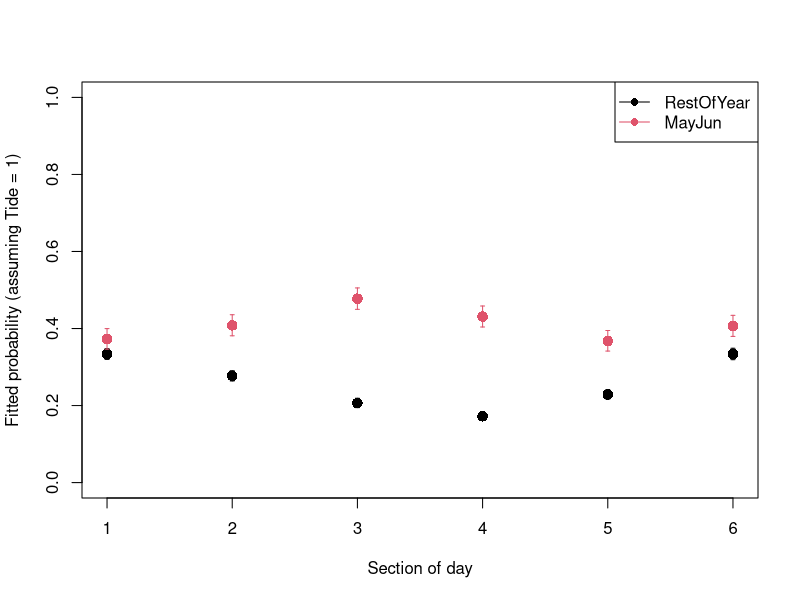

Generate this figure with R:
## ----Q2, eval=TRUE, echo=TRUE, results=TRUE, collapse=FALSE---------------------------------------------

dat<- read.csv("./data/dolphin.csv", stringsAsFactors= TRUE)

# re-ordering factor levels for convenience:
dat$Per2<- factor(dat$Per2, levels= c("RestOfYear", "MayJun"))
# (making "RestOfYear" the reference level)
dat$Per4<- factor(dat$Per4, levels= c("RestOfYear", "MayJun1", "MayJun2", "MayJun3"))
dat$Time6<- factor(dat$Time6, levels= c("MNight", "AM1", "AM2", "MDay", "PM1", "PM2"))
# reordering chronologically

str(dat)


## ----Q3, eval=SOLUTIONS, echo=SOLUTIONS, results=SOLUTIONS, collapse=TRUE-------------------------------
## # count observations per year/month combination and represent as mosaicplot
## plot(table(dat$year, dat$mon))
## # CPOD failure in Feb-April 2012 and Dec 2012-March 2013
## 
## plot(table(dat$mh))
## # fairly even representation of hours
## # (that's on the random sample; Almost perfectly balanced on the full dataset)
## 
## plot(table(dat$Tide4, dat$mh))
## # even representation of tides
## # time of day and tidal phase not independent (but not a linear correlation)
## 
## # presence in relation to time of day
## plot(tapply(dat$presence, list(dat$mh), mean), type= "l", ylim= c(0, 1),
## 		 xlab= "time of day", ylab= "proportion of hours present")
## 
## # are seasonal patterns similar between years?
## matplot(tapply(dat$presence, list(dat$mon, dat$year), mean), type= "l",
## 				ylim= c(0, 1), xlab= "month", ylab= "proportion of hours present")
## 
## # Presence in relation to tide
## plot(tapply(dat$presence, list(dat$Tide4), mean), type= "b", ylim= c(0, 1),
##      xlab= "tidal phase",
## 		 ylab= "proportion of hours present")
## 
## matplot(tapply(dat$presence, list(dat$mon, dat$Tide4), mean), type= "l",
##        ylim= c(0, 1),
## 			 xlab= "month", ylab= "proportion of hours present", lty= 1)
## # no change in pattern of tide use across seasons
## 
## # Seasonal variation in diel pattern
## matplot(tapply(dat$presence, list(dat$mon, dat$Time6), mean), type= "l",
##         ylim= c(0, 1),
## 				xlab= "month", ylab= "proportion of hours present", lty= 1)
## # stronger diel pattern in later part of the year
## 
## # Variation in diel pattern between May-June (red) and the rest of the year
## matplot(tapply(dat$presence, list(dat$mh, dat$Per2), mean), type= "l",
##         ylim= c(0, 1),
## 				xlab= "time of day", ylab= "proportion of hours present", lty= 1)
## # less nocturnal in spring?
## 
## # with more categories in spring
## matplot(tapply(dat$presence, list(dat$mh, dat$Per4), mean), type= "l",
##         ylim= c(0, 1),
## 				xlab= "time of day", ylab= "proportion of hours present", lty= 1)
## # no obvious systematic difference between the 3 portions of May-June
## 


## ----Q4, eval=TRUE, echo=SOLUTIONS, results=SOLUTIONS, collapse=TRUE------------------------------------
PA1<- glm(presence ~ tideangle_deg + mh + julianday + tideangle_deg:mh +
					mh:julianday + tideangle_deg:julianday, family= binomial, data= dat)


## ----Q5, eval=TRUE, echo=SOLUTIONS, results=SOLUTIONS, collapse=TRUE------------------------------------
summary(PA1)

# Model description:
# presence ~ Bernoulli(p)  or presence ~ Binomial(N= 1, p)
# log(p / (1-p)) = 
#       -1.04*(Intercept) + -0.0018*tideangle_deg - 0.0028*mh 
#       + 0.0015*julianday - 0.00010*tideangle_deg*mh 
#       + 3.63e-07*tideangle_deg*julianday + 5.48e-05*mh*julianday 

# "(Intercept)" general intercept
# "tideangle_deg" main effect of tide angle
# "mh" main effect of time of day
# "julianday" main effect of day of year
# "tideangle_deg:mh" does effect of tide angle change with time of day?
# "tideangle_deg:julianday" does effect of tide angle change with day of year?
# "mh:julianday" does effect of time of day change with day of year?



## ----Q6, eval=TRUE, echo=SOLUTIONS, results=SOLUTIONS, collapse=TRUE------------------------------------
drop1(PA1, test= "Chisq")
# drop tideangle_deg:julianday

PA2<- update(PA1, . ~ . - tideangle_deg:julianday)
drop1(PA2, test= "Chisq")
# drop mh:julianday

PA3<- update(PA2, . ~ . - mh:julianday)
drop1(PA3, test= "Chisq")
# nothing left to drop.

# writing final model in full for clarity:
PA4<- glm(presence ~ tideangle_deg + mh + julianday + tideangle_deg:mh, 
          family= binomial, data= dat)

summary(PA4)


## ----Q7a, eval=SOLUTIONS, echo=TRUE, results=SOLUTIONS, collapse=TRUE-----------------------------------
## library(car)
## vif(PA4)
## # High for terms involved in the interaction, as expected. No concern.
## 
## par(mfrow= c(2, 2))
## plot(PA4, col= dat$presence + 1) # red is presence, black is absence
## # Not very useful statistical art. Not worth framing either.
## 
## # plot against predictors:
## res4.p<- resid(PA4, type= "pearson")
## 
## par(mfrow= c(2, 2))
## plot(res4.p ~ dat$tideangle_deg, col= dat$presence + 1)
## 
## plot(res4.p ~ dat$mh, col= dat$presence + 1)
## 
## plot(res4.p ~ dat$julianday, col= dat$presence + 1)
## 
## # Can't see anything useful.
## 
## # Use arm if you can:
## library(arm)
## par(mfrow= c(2, 2))
## binnedplot(x= dat$tideangle_deg, y= res4.p, xlab= "Tide angle", nclass= 100)
## binnedplot(x= dat$mh, y= res4.p, xlab= "hour")
## binnedplot(x= dat$julianday, y= res4.p, xlab= "Day of the year", nclass= 100)


## ----Q7b, eval=SOLUTIONS, echo=SOLUTIONS, results=SOLUTIONS, collapse=TRUE------------------------------
## # clearly some unwanted patterns, especially in mh and julianday
## # but possibly in tide angle, too
## # all pointing at non-linear effects of the predictors on the response
## 


## ----Q7c, eval=SOLUTIONS, echo=TRUE, results=SOLUTIONS, collapse=TRUE-----------------------------------
## par(mfrow= c(2, 2))
## plot(res4.p ~ dat$tideangle_deg, col= dat$presence + 1)
## tide.means<- tapply(res4.p, list(dat$tideangle_deg), mean)
## tide.vals<- as.numeric(names(tide.means))
## lines(tide.means ~ tide.vals, col= 3)
## abline(h= 0, lty= 3, col= grey(0.5))
## 
## plot(res4.p ~ dat$mh, col= dat$presence + 1)
## hour.means<- tapply(res4.p, list(dat$mh), mean)
## lines(hour.means ~ as.numeric(names(hour.means)), col= 3)
## abline(h= 0, lty= 3, col= grey(0.5))
## 
## plot(res4.p ~ dat$julianday, col= dat$presence + 1)
## day.means<- tapply(res4.p, list(dat$julianday), mean)
## lines(day.means ~ as.numeric(names(day.means)), col= 3)
## abline(h= 0, lty= 3, col= grey(0.5))
## 
## # Same story.


## ----Q8, eval=TRUE, echo=TRUE, results=SOLUTIONS, collapse=TRUE-----------------------------------------
# there are several ways the non-linearity could be addressed. 
# one of the most straightforward with glm() is to discretize
# continuous predictors into bins and to treat them as factors.

# Each of the predictors we started with already has one or more 
# categorical counterpart in the data set.
# I suggest you try fTide4 + Per2 + Time6 + fTide4:Per2 + fTide4:Time6 + Per2:Time6, with fTide4 being the factor version of Tide4.
# You can choose something else or cut your own predictors, too.



## ----Q9, eval=TRUE, echo=SOLUTIONS, results=SOLUTIONS, collapse=TRUE------------------------------------
# convert numerically coded categorical variables into factors:
dat$fTide4<- factor(dat$Tide4)

PA10<- glm(presence ~ fTide4 + Per2 + Time6 + fTide4:Per2 + fTide4:Time6 +
					 	Per2:Time6, family= binomial, data= dat)

drop1(PA10, test= "Chisq")
# drop fTide4:Time6

PA11<- glm(presence ~ fTide4 + Per2 + Time6 + fTide4:Per2 + Per2:Time6,
					 family= binomial, data= dat)

drop1(PA11, test= "Chisq")
# drop fTide4:Per2

PA12<- glm(presence ~ fTide4 + Per2 + Time6 + Per2:Time6,
					 family= binomial, data= dat)

drop1(PA12, test= "Chisq")
# nothing else to drop

summary(PA12)
anova(PA12, test= "Chisq")
# fTide4 contributes minimally

# Total proportion of deviance explained is 
(PA12$null.deviance - PA12$deviance) / PA12$null.deviance # 3%


## ----Q10, eval=SOLUTIONS, echo=SOLUTIONS, results=SOLUTIONS, collapse=TRUE------------------------------
## # plot against predictors:
##  res12.p<- resid(PA12, type= "pearson")
## 
## library(arm)
## par(mfrow= c(2, 2))
## binnedplot(x= dat$tideangle_deg, y=  res12.p, xlab= "Tide angle", nclass= 100)
## # okay
## binnedplot(x= dat$mh, y=  res12.p, xlab= "hour")
## # okay
## binnedplot(x= dat$julianday, y=  res12.p, xlab= "Day of the year", nclass= 100)
## # less than good (model only allows for difference between May-June
## # and rest of the year)
## 
## # Check seasonal variation in diel pattern again ("time by season" interaction):
## matplot(tapply(res12.p, list(dat$mon, dat$Time6), mean), type= "l",
##         xlab= "month", ylab= "proportion of hours present", lty= 1)
## # still residual variation in diel pattern in later part of the year
## # (not surprising as there is nothing in the model aiming at capturing this)
## 
## # residuals suggest a finer binning of time of the year
## # is required for the predictors. Or an approach that circumvents the issues
## # with binning (see reference at the end for an alternative approach).
## 


## ----Q11a, eval=TRUE, echo=TRUE, results=SOLUTIONS, collapse=TRUE---------------------------------------
PA12.dat4pred<- expand.grid(Time6= levels(dat$Time6),
                                Per2= levels(dat$Per2),
								fTide4= "1")


## ----Q11b, eval=TRUE, echo=TRUE, results=SOLUTIONS, collapse=TRUE---------------------------------------
PA12.pred<- predict(PA12, PA12.dat4pred, type= "link", se.fit= T)

PA12.dat4pred$fit.resp<- exp(PA12.pred$fit)/(1+exp(PA12.pred$fit)) 
# or plogis(PA12.pred$fit)

# lower 95% CI
PA12.dat4pred$LCI<- plogis(PA12.pred$fit - 1.96*PA12.pred$se.fit)
# upper 95% CI
PA12.dat4pred$UCI<- plogis(PA12.pred$fit + 1.96*PA12.pred$se.fit)


## ----Q11c, eval=TRUE, echo=SOLUTIONS, results=SOLUTIONS, collapse=TRUE, fig.height=5--------------------
par(mfrow= c(1, 1))
plot(as.numeric(PA12.dat4pred$Time6), PA12.dat4pred$fit.resp, pch= 16, cex= 1.4,
      col= PA12.dat4pred$Per2, xlab= "Section of day",
		  ylab= "Fitted probability (assuming Tide = 1)", ylim= c(0, 1))

arrows(x0= as.numeric(PA12.dat4pred$Time6), x1= as.numeric(PA12.dat4pred$Time6),
          y0= PA12.dat4pred$LCI, y1= PA12.dat4pred$UCI,
		  col= PA12.dat4pred$Per2, length= 0.02, angle= 90, code= 3)

legend(x= "topright", legend= c("RestOfYear", "MayJun"), col= c(1, 2), lty= 1, pch= 16)


## ----Q12, eval=SOLUTIONS, echo=SOLUTIONS, results=SOLUTIONS, collapse=TRUE------------------------------
## PA10.MAM.stepAIC<- step(PA10)
## 
## anova(PA10.MAM.stepAIC, test= "Chisq")
## # same model as PA13
## 
## # convert 'mon' into factor
## dat$fMonth<- factor(dat$mon)
## # fit new model
## PA20<- glm(presence ~ fTide4 + fMonth + Time6 + fTide4:fMonth + fTide4:Time6 +
## 					 	fMonth:Time6, family= binomial, data= dat)
## 
## PA20.MAM.stepAIC<- step(PA20)
## 
## anova(PA20.MAM.stepAIC, test= "Chisq")
## # Same structure selected: tide, plus season (month) by time of day
## AIC(PA10.MAM.stepAIC)
## AIC(PA20.MAM.stepAIC)
## # Monthly model vastly favoured despite the 60 extra parameters
## 
## anova(PA10.MAM.stepAIC, PA20.MAM.stepAIC, test= "Chisq")
## # also clearly favoured by likelihood ratio test
## 
## # residual analysis:
## res20.d<- resid(PA20.MAM.stepAIC, type= "pearson")
## library(arm)
## par(mfrow= c(2, 2))
## binnedplot(x= dat$tideangle_deg, y=   res20.d, xlab= "Tide angle", nclass= 100)
## binnedplot(x= dat$mh, y=   res20.d, xlab= "hour")
## binnedplot(x= dat$julianday, y=   res20.d, xlab= "Day of the year", nclass= 100)
## # Check seasonal variation in diel pattern again ("time by season" interaction):
## matplot(tapply( res20.d, list(dat$mon, dat$Time6), mean), type= "l",
##         xlab= "month",
## 				ylab= "proportion of hours present", lty= 1)
## # much improved
## 


## ----Q13, eval=SOLUTIONS, echo=SOLUTIONS, results=SOLUTIONS, collapse=TRUE, fig.height=8, , fig.width=8----
## # dolphins have a weak but apparently stable preference for certain tidal states in Sutors.
## 
## # According to model PA13, they are more likely to be seen during the day in
## # May/June than in other months where they are more nocturnal (more detail
## # could be obtained by plotting the predicted hour of day effect per month
## # from PA20.MAM.stepAIC), like this:
## 
## par(mfrow= c(3, 4))
## for(month in 1:12){
## 	dat4pred<- expand.grid(Time6= levels(dat$Time6),
##                                 fMonth= as.character(month),
## 								fTide4= "1")
## 	PA20.pred<- predict(PA20.MAM.stepAIC, dat4pred, type= "link", se.fit= T)
## 	dat4pred$fit.resp<- plogis(PA20.pred$fit)
## 	dat4pred$LCI<- plogis(PA20.pred$fit - 1.96*PA20.pred$se.fit)
## 	dat4pred$UCI<- plogis(PA20.pred$fit + 1.96*PA20.pred$se.fit)
## 	plot(as.numeric(dat4pred$Time6), dat4pred$fit.resp, pch= 16,
## 		  cex= 1.4, main= paste("Month =", month),
##           col= 1, xlab= "Section of day",
## 		  ylab= "Fitted probability (assuming Tide = 1)", ylim= c(0, 1))
## 	arrows(x0= as.numeric(dat4pred$Time6), x1= as.numeric(dat4pred$Time6),
##           y0= dat4pred$LCI, y1= dat4pred$UCI,
## 		  col= grey(0.5), length= 0.02, angle= 90, code= 3)
## }
## 
## # According to the better supported model, they tend to use the site more
## #  in May, June and
## # July day and night, visit mostly by night from October to December,
## #  and seldom from Jan to March.
## 
## # There are few assumptions for the Bernoulli distribution other than
## # observations being zeros and ones.
## # Some assumptions valid for all models still apply here, such as: model
## # correctly specified; independent
## # residuals. The latter is violated in this data set due to consecutive
## # measurements in time. This issue
## # is explored in the linked paper, using mixed models for non-independent data
## # (covered in course BI5302).
## # The paper also uses GAMs for avoiding the discretization of
## # continuous variables, and
## # accounting for the cyclicity of the preditors (estimates at each end should
## # match, e.g. 31st Dec-1st Jan, or 23:59 - 00:00)
## 
## # Of note is the low proportion of deviance explained by the model,
## # despite its complexity (75 parameters):
## (PA20.MAM.stepAIC$null.deviance - PA20.MAM.stepAIC$deviance) /
## 	PA20.MAM.stepAIC$null.deviance
## # 10%. This is quite normal with Bernoulli data.
## 


## ----Appendix, eval=FALSE, echo=TRUE, results=FALSE, collapse=FALSE-------------------------------------
## fulldat<- read.delim("./data/FineScale_Dataset_GAMM_OFB2019.txt")
## 
## str(fulldat)
## 
## dat<- fulldat[fulldat$site == "Sutors", c("presence", "year", "julianday", "tideangle_deg", "mh")]
## 
## dat$mon<- as.numeric(cut(dat$julianday, seq(1, 370, by= 30.5)))
## 
## dat$tideangle_deg<- round(dat$tideangle_deg)
## # count number of data per year/month combination and represent as mosaicplot
## plot(table(dat$year, dat$mon))
## 
## # remove 2016
## dat<- dat[dat$year != 2016, ]
## 
## # Bin year into two periods (May+June vs rest of year)
## dat$Per2<- cut(dat$julianday, breaks= c(-1, 120, 180, 400),
## 			labels= c("RestOfYear", "MayJun", "RestOfYear"))
## dat$Per2<- factor(dat$Per2, levels= c("RestOfYear", "MayJun"))
## # (making "RestOfYear" the reference level)
## 
## # check this is working as intended:
## plot(as.numeric(dat$Per2) ~ dat$julianday)
## 
## # Bin year into 4 periods:
## # 3 periods of 20 days from early May to end of June vs rest of the year
## dat$Per4<- cut(dat$julianday, breaks= c(0, 120, 140, 160, 180, 400),
## 			labels= c("RestOfYear", "MayJun1", "MayJun2", "MayJun3", "RestOfYear"))
## dat$Per4<- factor(dat$Per4, levels= c("RestOfYear", "MayJun1", "MayJun2", "MayJun3"))
## # (reordering levels)
## 
## # check this is working as intended:
## plot(as.numeric(dat$Per4) ~ dat$julianday)
## 
## # Bin time of day into 6 4h periods (first centered on midnight)
## dat$Time6<- cut(dat$mh, breaks= c(-1, seq(2, 22, by= 4), 24),
## 			labels= c("MNight", "AM1", "AM2", "MDay", "PM1", "PM2", "MNight"))
## dat$Time6<- factor(dat$Time6, levels= c("MNight", "AM1", "AM2", "MDay", "PM1", "PM2"))
## # reordering chronologically
## 
## # check this is working as intended:
## table(dat$Time6, dat$mh)
## 
## # Bin tide angle into 4 quadrants with peaks in middle of respective bin
## dat$Tide4<- cut(dat$tideangle_deg, breaks= c(-1, 45, 135, 225, 315, 360),
## 			labels= c(1:4, 1))
## 
## # check this is working as intended:
## plot(as.numeric(dat$Tide4) ~ dat$tideangle_deg)
## 
## # unless you desperately want to test the performance of your computer,
## # play safe and reduce the size of the data set from 50000 to 5000:
## set.seed(74) # makes the random sampling reproducible
## # This means you will get the same random sample as the solutions to
## # the exercises and the same results.
## dat<- dat[sample(1:nrow(dat), size= 5000), ] # random subset or rows
## 
## write.csv(dat, "dolphin.csv")

